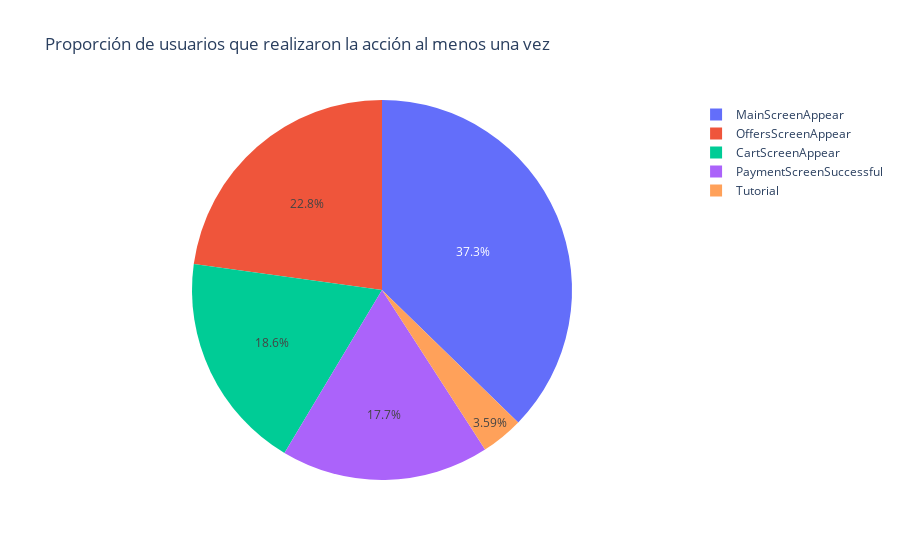

This figure's notebook cell:
### Code cell
fig0 = go.Figure(data=[go.Pie(labels=events['event'], values=events['users'])])
fig0.update_layout(title_text='Proporción de usuarios que realizaron la acción al menos una vez')
fig0.show()

### Figure 1 — Plotly figure (JSON) as saved in the notebook; plotly's stock layout.template omitted (floating-point values rounded to 4 significant figures)
{"data": [{"labels": ["MainScreenAppear", "OffersScreenAppear", "CartScreenAppear", "PaymentScreenSuccessful", "Tutorial"], "type": "pie", "values": [7156, 4380, 3571, 3399, 690]}], "layout": {"title": {"text": "Proporción de usuarios que realizaron la acción al menos una vez"}}}
